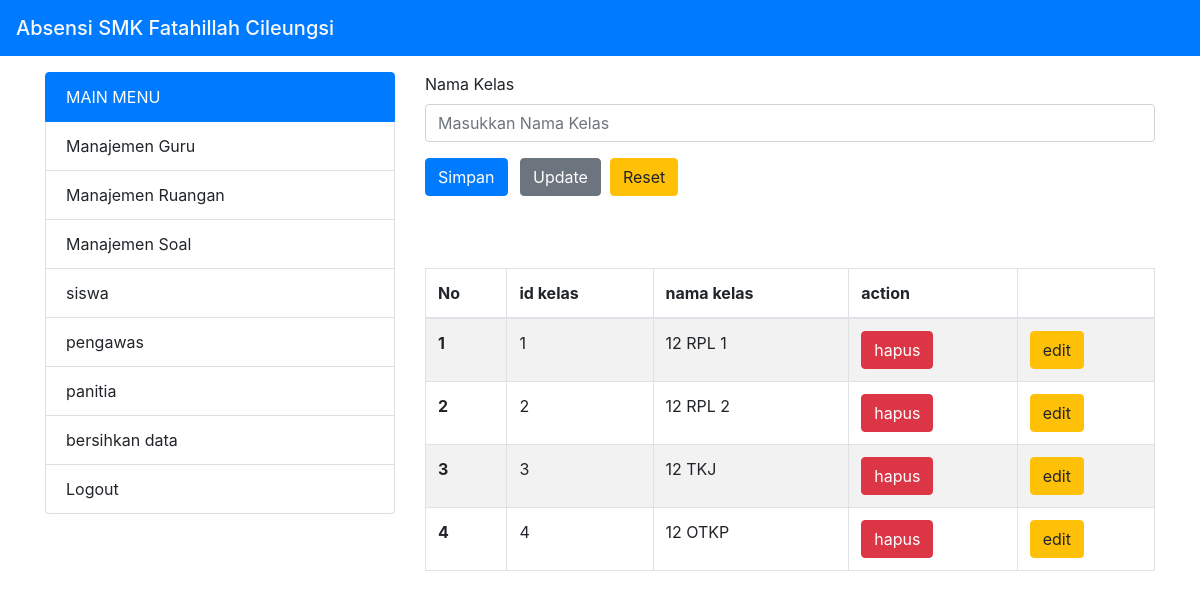
The app's page /modul/admin/kelas.php, older data.
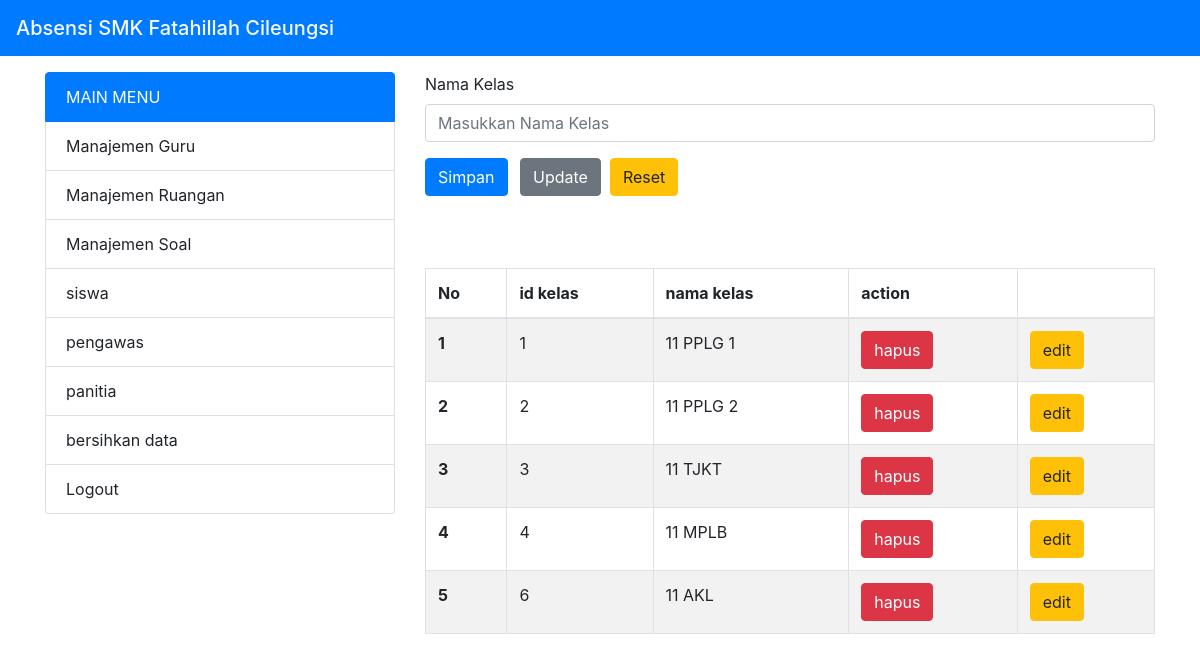
The same page, newer data.
### tables this page shows
CREATE TABLE `tbl_kelas` (
  `id_kelas` int(11) NOT NULL,
  `nama_kelas` varchar(11) NOT NULL
);

### modul/admin/kelas.php (the view, shortened to what this page needs)
<?php
    include '../../config/koneksi.php';
        $nama_kelas = null;
?>
<!doctype html>
<html lang="en">
  <head>
    <?php include('../../config/header.php') ?>
  </head>
  <body>
    <?php include 'menu.php'; ?>
    <div class="col-md-8">
    <div class="row justify-content-center">
        <div class="col-md-12">
          <form action="" method="post">
            <div class="form-group">
              <label for="kodeGuru">Nama Kelas</label>
              <input class="form-control" type="text" value="<?php if($nama_kelas != null) {echo $nama_kelas; }  else { echo null; }   ?>" name="nama_kelas" class="form-control" id="kodeGuru" placeholder="Masukkan Nama Kelas">
            </div>
            <button type="submit" name="simpan"class="btn btn-primary">Simpan</button>
            <button type="submit" name="update" class="btn btn-secondary ml-2">Update</button>&nbsp;
            <a href="kelas.php" class="btn btn-warning"> Reset</a>
          </form>
        </div>
      </div><br><br><br>
    <div id="tab">
      <table class="table table-striped table-bordered table-hover" style="width:100%">
          <thead>
              <?php
              $query_kelas = mysqli_query($conn, "SELECT * FROM tbl_kelas");
              $no = 1;
              ?>
              <tr>
                <th>No</th>
                <th>id kelas</th>
                <th>nama kelas</th>
                <th>action</th>
                <th></th>
              </tr>
          </thead>
          <tbody>
                <?php while($data_kelas = mysqli_fetch_array($query_kelas)) {?>
                  <tr>
                    <th><?= $no++ ?></th>
                    <td><?= $data_kelas['id_kelas'] ?></td>
                    <td><?= $data_kelas['nama_kelas'] ?></td>
                    <td><a href="?id=<?= $data_kelas[0] ?>"><button class="btn btn-danger">hapus</button></a></td>
                    <td><a href="?edit=<?= $data_kelas[0] ?>"><button class="btn btn-warning">edit</button></a></td>
                  </tr>
                <?php } ?>
          </tbody>
      </table>
    </div>
    </div>
    </div>
    </div>
  </body>
</html>

### config/header.php (shortened to what this page needs)
<!doctype html>
<html lang="en">
    <link rel="stylesheet" href="https://stackpath.bootstrapcdn.com/bootstrap/4.4.1/css/bootstrap.min.css">
    <link rel="stylesheet" href="https://cdn.datatables.net/1.11.5/css/jquery.dataTables.min.css">
    <link rel="stylesheet" href="https://cdn.datatables.net/buttons/2.2.2/css/buttons.dataTables.min.css">
    <head>
  </head>
  <body>
  <nav class="navbar navbar-light bg-primary">
    <span class="navbar-brand mb-0 h1 text-light">Absensi SMK Fatahillah Cileungsi</span>
  </nav>

### modul/admin/menu.php
<div class="container pt-3">
    <div class="row">
        <div class="col-md-4"><ul class="list-group">
              <li class="list-group-item active">MAIN MENU</li>
              <a href="guru.php" class="list-group-item" style="color: #212529;">Manajemen Guru</a>
              <a href="kelas.php" class="list-group-item" style="color: #212529;">Manajemen Ruangan</a>
              <a href="soal.php" class="list-group-item" style="color: #212529;">Manajemen Soal</a>
              <a href="siswa.php" class="list-group-item" style="color: #212529;">siswa</a>
              <a href="pengawas.php" class="list-group-item" style="color: #212529;">pengawas</a>
              <a href="panitia.php" class="list-group-item" style="color: #212529;">panitia</a>
              <a href="refresh.php" class="list-group-item" style="color: #212529;">bersihkan data</a>
              <a href="index.php" class="list-group-item" style="color: #212529;">Logout</a>
            </ul></div>

Row changes from the older to the newer data that the page shows:
changed tbl_kelas id 1: nama_kelas "12 RPL 1" → "11 PPLG 1"
changed tbl_kelas id 2: nama_kelas "12 RPL 2" → "11 PPLG 2"
changed tbl_kelas id 3: nama_kelas "12 TKJ" → "11 TJKT"
changed tbl_kelas id 4: nama_kelas "12 OTKP" → "11 MPLB"
added tbl_kelas: id_kelas "6", nama_kelas "11 AKL"
